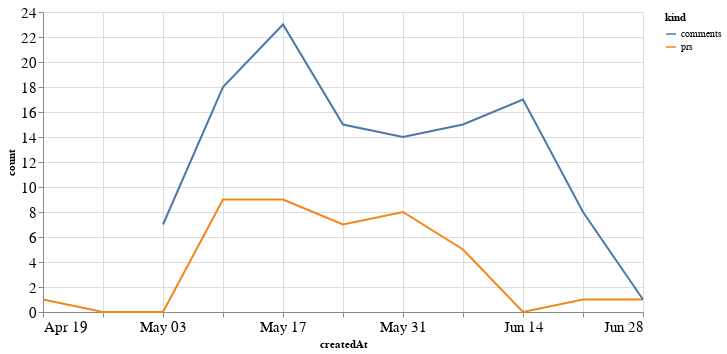

This figure's notebook cell:
### Code cell
alt.Chart(total_time, width=600).mark_line().encode(
    x='createdAt',
    y='count',
    color='kind'
)

### Figure 1 — Vega-Lite specification as saved in the notebook (floating-point values rounded to 4 significant figures)
{"config": {"axisLeft": {"labelFontSize": 15}, "axisBottom": {"labelFontSize": 15}}, "data": {"name": "data-2b8b2425a186667f6db2b47237dfc5e1"}, "mark": "line", "encoding": {"color": {"type": "nominal", "field": "kind"}, "x": {"type": "temporal", "field": "createdAt"}, "y": {"type": "quantitative", "field": "count"}}, "width": 600, "$schema": "https://vega.github.io/schema/vega-lite/v4.8.1.json", "datasets": {"data-2b8b2425a186667f6db2b47237dfc5e1": [{"createdAt": "2020-04-19T00:00:00", "kind": "prs", "count": 1.0}, {"createdAt": "2020-04-26T00:00:00", "kind": "prs", "count": 0.0}, {"createdAt": "2020-05-03T00:00:00", "kind": "prs", "count": 0.0}, {"createdAt": "2020-05-10T00:00:00", "kind": "prs", "count": 9.0}, {"createdAt": "2020-05-17T00:00:00", "kind": "prs", "count": 9.0}, {"createdAt": "2020-05-24T00:00:00", "kind": "prs", "count": 7.0}, {"createdAt": "2020-05-31T00:00:00", "kind": "prs", "count": 8.0}, {"createdAt": "2020-06-07T00:00:00", "kind": "prs", "count": 5.0}, {"createdAt": "2020-06-14T00:00:00", "kind": "prs", "count": 0.0}, {"createdAt": "2020-06-21T00:00:00", "kind": "prs", "count": 1.0}, {"createdAt": "2020-06-28T00:00:00", "kind": "prs", "count": 1.0}, {"createdAt": "2020-04-19T00:00:00", "kind": "comments", "count": null}, {"createdAt": "2020-04-26T00:00:00", "kind": "comments", "count": null}, {"createdAt": "2020-05-03T00:00:00", "kind": "comments", "count": 7.0}, {"createdAt": "2020-05-10T00:00:00", "kind": "comments", "count": 18.0}, {"createdAt": "2020-05-17T00:00:00", "kind": "comments", "count": 23.0}, {"createdAt": "2020-05-24T00:00:00", "kind": "comments", "count": 15.0}, {"createdAt": "2020-05-31T00:00:00", "kind": "comments", "count": 14.0}, {"createdAt": "2020-06-07T00:00:00", "kind": "comments", "count": 15.0}, {"createdAt": "2020-06-14T00:00:00", "kind": "comments", "count": 17.0}, {"createdAt": "2020-06-21T00:00:00", "kind": "comments", "count": 8.0}, {"createdAt": "2020-06-28T00:00:00", "kind": "comments", "count": 1.0}]}}
